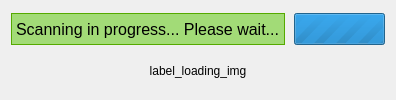
      <widget class="QWidget" name="tab_loading">
       <attribute name="title">
        <string>loading</string>
       </attribute>
       <layout class="QVBoxLayout" name="verticalLayout_5">
        <item>
         <widget class="QFrame" name="frame_loading">
          <property name="sizePolicy">
           <sizepolicy hsizetype="Preferred" vsizetype="Minimum">
            <horstretch>0</horstretch>
            <verstretch>0</verstretch>
           </sizepolicy>
          </property>
          <property name="maximumSize">
           <size>
            <width>16777215</width>
            <height>40</height>
           </size>
          </property>
          <property name="frameShape">
           <enum>QFrame::NoFrame</enum>
          </property>
          <property name="frameShadow">
           <enum>QFrame::Raised</enum>
          </property>
          <layout class="QHBoxLayout" name="horizontalLayout_7">
           <property name="spacing">
            <number>9</number>
           </property>
           <property name="leftMargin">
            <number>0</number>
           </property>
           <property name="topMargin">
            <number>0</number>
           </property>
           <property name="rightMargin">
            <number>0</number>
           </property>
           <property name="bottomMargin">
            <number>0</number>
           </property>
           <item>
            <widget class="QLabel" name="label_loading_txt">
             <property name="maximumSize">
              <size>
               <width>16777215</width>
               <height>32</height>
              </size>
             </property>
             <property name="font">
              <font>
               <family>Cantarell</family>
               <pointsize>12</pointsize>
              </font>
             </property>
             <property name="styleSheet">
              <string notr="true">border: 1px solid rgb(85, 170, 0);
background: rgba(85, 200, 0, 128);</string>
             </property>
             <property name="text">
              <string>Scanning in progress... Please wait...</string>
             </property>
            </widget>
           </item>
           <item>
            <widget class="QProgressBar" name="progressBar_loading">
             <property name="maximumSize">
              <size>
               <width>16777215</width>
               <height>32</height>
              </size>
             </property>
             <property name="maximum">
              <number>0</number>
             </property>
             <property name="value">
              <number>-1</number>
             </property>
            </widget>
           </item>
          </layout>
         </widget>
        </item>
        <item>
         <widget class="QLabel" name="label_loading_img">
          <property name="sizePolicy">
           <sizepolicy hsizetype="Minimum" vsizetype="Minimum">
            <horstretch>0</horstretch>
            <verstretch>0</verstretch>
           </sizepolicy>
          </property>
          <property name="accessibleName">
           <string notr="true"/>
          </property>
          <property name="text">
           <string notr="true">label_loading_img</string>
          </property>
          <property name="scaledContents">
           <bool>true</bool>
          </property>
          <property name="alignment">
           <set>Qt::AlignCenter</set>
          </property>
         </widget>
        </item>
       </layout>
      </widget>
